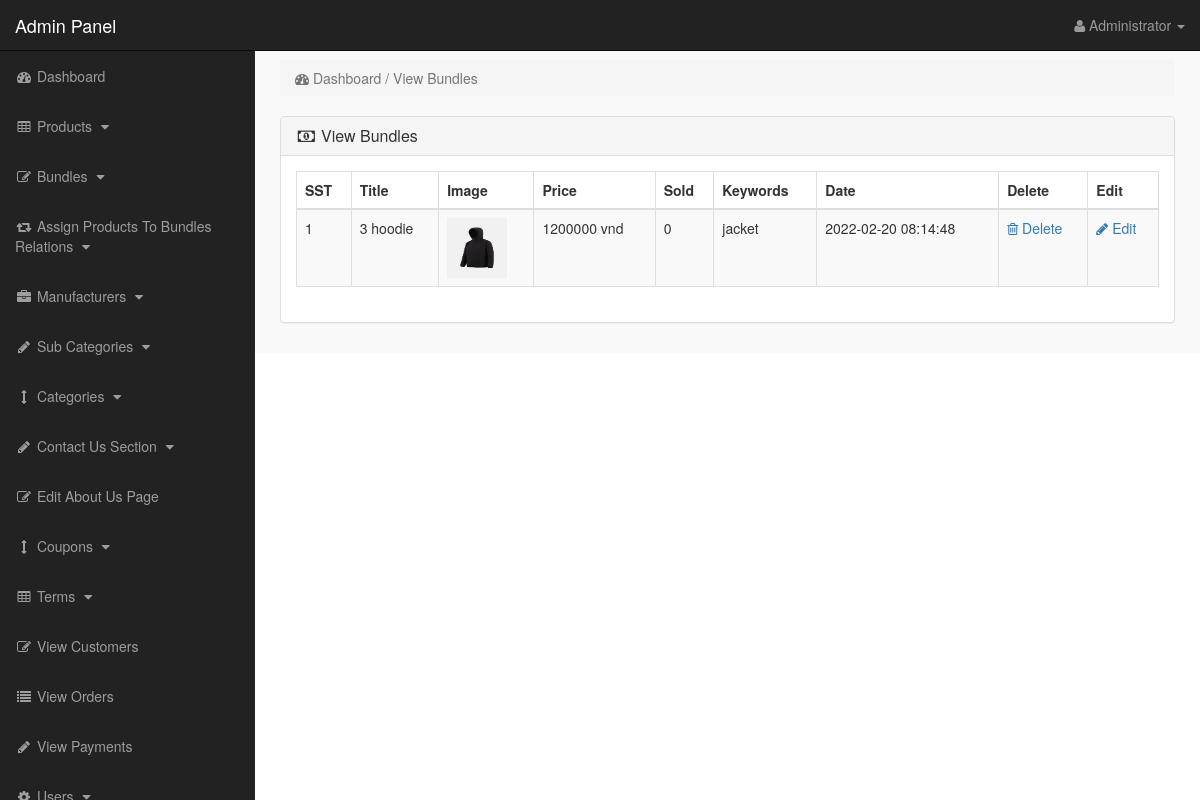
Screenshot of /admin_area/index.php?view_bundles (signed in) with the database file from the repository.
### tables this page shows
CREATE TABLE `products` (
  `product_id` int(10) NOT NULL,
  `p_cat_id` int(10) NOT NULL,
  `cat_id` int(10) NOT NULL,
  `manufacturer_id` int(10) NOT NULL,
  `date` timestamp NOT NULL DEFAULT current_timestamp() ON UPDATE current_timestamp(),
  `product_title` text NOT NULL,
  `product_url` text NOT NULL,
  `product_img1` text NOT NULL,
  `product_img2` text NOT NULL,
  `product_img3` text NOT NULL,
  `product_price` int(10) NOT NULL,
  `product_psp_price` int(100) NOT NULL,
  `product_desc` text NOT NULL,
  `product_features` text NOT NULL,
  `product_video` text NOT NULL,
  `product_keywords` text NOT NULL,
  `product_label` text NOT NULL,
  `status` varchar(255) NOT NULL
);

### admin_area/view_bundles.php (the view)
<?php
if(!isset($_SESSION['admin_email'])){
echo "<script>window.open('login.php','_self')</script>";
}
else {
?>
<div class="row">
<div class="col-lg-12" >
<ol class="breadcrumb" >
<li class="active" >
<i class="fa fa-dashboard"></i> Dashboard / View Bundles
</li>
</ol>
</div>
</div>
<div class="row" >
<div class="col-lg-12" >
<div class="panel panel-default" >
<div class="panel-heading" >
<h3 class="panel-title" >
<i class="fa fa-money fa-fw" ></i> View Bundles
</h3>
</div>
<div class="panel-body" >
<div class="table-responsive" >
<table class="table table-bordered table-hover table-striped" >
<thead>
<tr>
<th>SST</th>
<th>Title</th>
<th>Image</th>
<th>Price</th>
<th>Sold</th>
<th>Keywords</th>
<th>Date</th>
<th>Delete</th>
<th>Edit</th>
</tr>
</thead>
<tbody>
<?php
$i = 0;
$get_pro = "select * from products where status='bundle'";
$run_pro = mysqli_query($con,$get_pro);
while($row_pro=mysqli_fetch_array($run_pro)){
$pro_id = $row_pro['product_id'];
$pro_title = $row_pro['product_title'];
$pro_image = $row_pro['product_img1'];
$pro_price = $row_pro['product_price'];
$pro_keywords = $row_pro['product_keywords'];
$pro_date = $row_pro['date'];
$i++;
?>
<tr>
<td><?php echo $i; ?></td>
<td><?php echo $pro_title; ?></td>
<td><img src="product_images/<?php echo $pro_image; ?>" width="60" height="60"></td>
<td><?php echo $pro_price; ?> vnd</td>
<td>
<?php
$get_sold = "select * from pending_orders where product_id='$pro_id'";
$run_sold = mysqli_query($con,$get_sold);
$count = mysqli_num_rows($run_sold);
echo $count;
?>
</td>
<td> <?php echo $pro_keywords; ?> </td>
<td><?php echo $pro_date; ?></td>
<td>
<a href="index.php?delete_bundle=<?php echo $pro_id; ?>">
<i class="fa fa-trash-o"> </i> Delete
</a>
</td>
<td>
<a href="index.php?edit_bundle=<?php echo $pro_id; ?>">
<i class="fa fa-pencil"> </i> Edit
</a>
</td>
</tr>
<?php } ?>
</tbody>
</table>
</div>
</div>
</div>
</div>
</div>
<?php } ?>

### admin_area/includes/sidebar.php (shortened to what this page needs)
<?php
if(!isset($_SESSION['admin_email'])){
echo "<script>window.open('login.php','_self')</script>";
}
else {
?>
<nav class="navbar navbar-inverse navbar-fixed-top" >
<div class="navbar-header" >
<a class="navbar-brand" href="index.php?dashboard" >Admin Panel</a>
</div>
<ul class="nav navbar-right top-nav" >
<li class="dropdown" >
<a href="#" class="dropdown-toggle" data-toggle="dropdown" >
<i class="fa fa-user" ></i>
<?php echo $admin_name; ?> <b class="caret" ></b>
</a>
</li>
</ul>
<div class="collapse navbar-collapse navbar-ex1-collapse">
<ul class="nav navbar-nav side-nav">
<li>
<a href="index.php?dashboard">
<i class="fa fa-fw fa-dashboard"></i> Dashboard
</a>
</li>
<li>
<a href="#" data-toggle="collapse" data-target="#products">
<i class="fa fa-fw fa-table"></i> Products
<i class="fa fa-fw fa-caret-down"></i>
</a>
</li>
<li>
<a href="#" data-toggle="collapse" data-target="#bundles">
<i class="fa fa-fw fa-edit"></i> Bundles
<i class="fa fa-fw fa-caret-down"></i>
</a>
</li>
<li>
<a href="#" data-toggle="collapse" data-target="#relations">
<i class="fa fa-fw fa-retweet"></i> Assign Products To Bundles Relations
<i class="fa fa-fw fa-caret-down"></i>
</a>
</li>
<li>
<a href="#" data-toggle="collapse" data-target="#manufacturers">
<i class="fa fa-fw fa-briefcase"></i> Manufacturers
<i class="fa fa-fw fa-caret-down"></i>
</a>
</li>
<li>
<a href="#" data-toggle="collapse" data-target="#p_cat">
<i class="fa fa-fw fa-pencil"></i> Sub Categories
<i class="fa fa-fw fa-caret-down"></i>
</a>
</li>
<li>
<a href="#" data-toggle="collapse" data-target="#cat">
<i class="fa fa-fw fa-arrows-v"></i> Categories
<i class="fa fa-fw fa-caret-down"></i>
</a>
</li>
<li>
<a href="#" data-toggle="collapse" data-target="#contact_us">
<i class="fa fa-fw fa-pencil"> </i> Contact Us Section
<i class="fa fa-fw fa-caret-down"></i>
</a>
</li>
<li>
<a href="index.php?edit_about_us">
<i class="fa fa-fw fa-edit"></i> Edit About Us Page
</a>
</li>
<li>
<a href="#" data-toggle="collapse" data-target="#coupons">
<i class="fa fa-fw fa-arrows-v"></i> Coupons
<i class="fa fa-fw fa-caret-down"></i>
</a>
</li>
<li>
<a href="#" data-toggle="collapse" data-target="#terms" >
<i class="fa fa-fw fa-table"></i> Terms
<i class="fa fa-fw fa-caret-down"></i>
</a>
</li>
<li>
<a href="index.php?view_customers">
<i class="fa fa-fw fa-edit"></i> View Customers
</a>
</li>
<li>
<a href="index.php?view_orders">
<i class="fa fa-fw fa-list"></i> View Orders
</a>
</li>
<li>
<a href="index.php?view_payments">
<i class="fa fa-fw fa-pencil"></i> View Payments
</a>
</li>
<li>
<a href="#" data-toggle="collapse" data-target="#users">
<i class="fa fa-fw fa-gear"></i> Users
<i class="fa fa-fw fa-caret-down"></i>
</a>
</li>
</ul>
</div>
</nav>
<?php } ?>

### admin_area/css/style.css (style rules this page uses)
body { margin-top:100px; }
@media (min-width: 768px) { body { margin-top:50px; } }
.top-nav { padding:0 15px; }
.top-nav>li { display:inline-block; float:left; }
.top-nav>li>a { padding-top:15px; padding-bottom:15px; line-height:20px; color:#999; }
@media (min-width: 768px) { .side-nav { position:fixed; top:51px; width:255px; border-radius:0; overflow-y:auto; background-color: #222; bottom:0; overflow-x:hidden; padding-bottom:40px; } }
@media (min-width: 768px) { .side-nav>li>a { width:255px; } }
.panel-body { border-radius:5px; }

### rows the page displays
products: product_title "3 hoodie", product_img1 (picture), product_price "1200000", count "0", product_keywords "jacket", date "2022-02-20 08:14:48"

### other values shown
$admin_name "Administrator"
